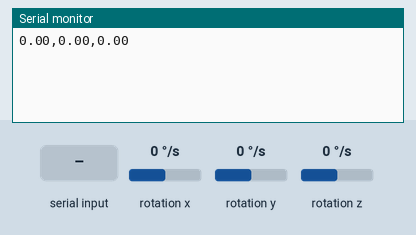
Simulated run of this sketch. Board: Arduino Uno, built with avr-gcc and run on an emulated ATmega328P. Parts: the last lines printed to the serial monitor. Wiring (inferred from the names in the program): L3G4200D gyroscope at I2C address 0x69. The inputs (shaded band) are chosen by the test bench; at power-on: rotation x 0 °/s, rotation y 0 °/s, rotation z 0 °/s.

Above: at 8.5 s.
8.6 s: "A" received over Serial
At 9.0 s:
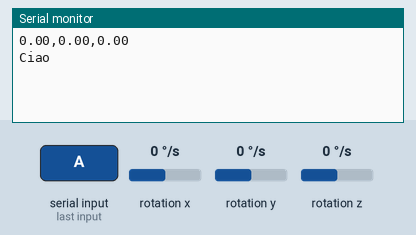
10.1 s: "B" received over Serial
At 10.28 s:
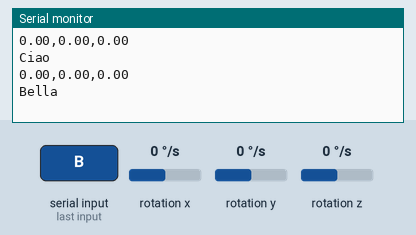
11.6 s: rotation x set to -192 °/s
At 12.9 s:
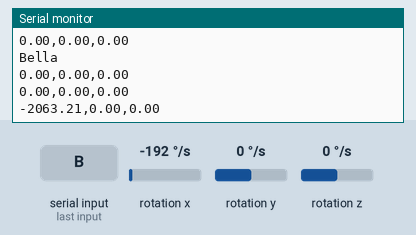
13.1 s: rotation y set to -192 °/s
At 14.2 s:
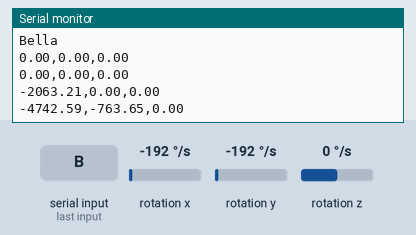
14.6 s: rotation z set to -192 °/s
At 16.2 s:
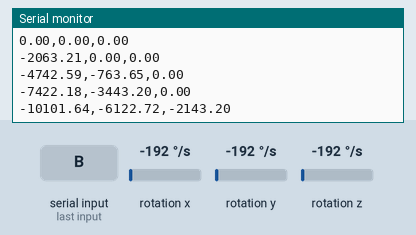
Timing chart, 0 to 17.1 s (numbered marks = the images above; inputs shaded):
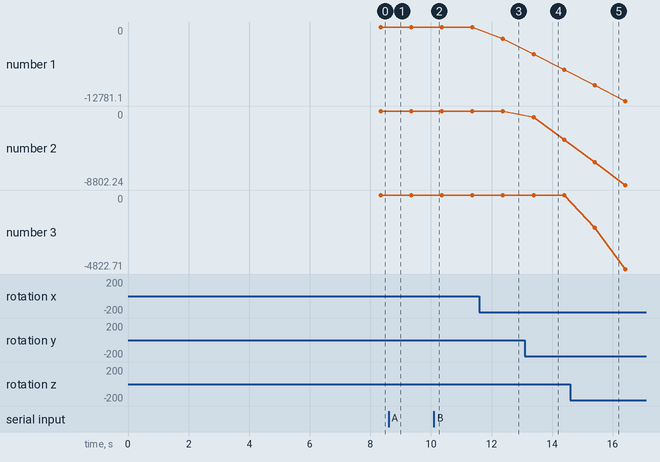

Measured:
- after the input at 8.6 s, the serial monitor: prints a new line at once (image 1)
- after the input at 10.1 s, the serial monitor: prints a new line at once (image 2)
- after the input at 11.6 s, the serial monitor: prints a new line after 0.78 s (image 3)
- after the input at 13.1 s, the serial monitor: prints a new line after 0.29 s (image 4)
- after the input at 14.6 s, the serial monitor: prints a new line after 0.81 s (image 5)
- plotted number 1: 0 → -2063.21 after the input at 11.6 s, -2063.21 → -7422.18 after the input at 13.1 s, -7422.18 → -12781.1 after the input at 14.6 s
- plotted number 2: 0 → -3443.2 after the input at 13.1 s, -3443.2 → -8802.24 after the input at 14.6 s
- plotted number 3: 0 → -4822.71 after the input at 14.6 s

The sketch:

GyroAngle1_20.ino
```cpp
#include <Wire.h>

#define CTRL_REG1 0x20
#define CTRL_REG2 0x21
#define CTRL_REG3 0x22
#define CTRL_REG4 0x23
#define CTRL_REG5 0x24

//use address 104 if CS is not connected
int L3G4200D_Address = 105; //I2C address of the L3G4200D

int x,y,z,zOld, xOld, yOld, xCand, yCand, zCand;
int threshold = 200;

int bx = 0,by=0,bz=0;
long bxS,byS,bzS;

float phi=0;
float theta=0;
float psi=0;

// delta T control the routine frequency
float deltaT = 5;
float timerLoop = 0, timerReading = 0;
float timerRoutine = 0, count = 0;
float redingTime = 0, samplingTime = 0, calcTime =0, printTime = 0;
float k=0, kM1=0, kMReading = 0, kMRoutine=0, kMLoop=0;

// sampling time angle computation
float dt=0;

//Boolean
boolean processing = true;

void setup()
{
  Wire.begin();
  Serial.begin(115200);
  if (!processing)
   Serial.println("starting up L3G4200D");
  setupL3G4200D(2000); // Configure L3G4200  - 250, 500 or 2000 deg/sec
  delay(1500); //wait for the sensor to be ready
  calcBias();
  k = micros();
}

void loop()
{
  SerialRoutine();
  timerLoop = micros()-kMLoop;
  kMLoop = micros();
  timerRoutine = micros()-kMRoutine;
  if (timerRoutine >= deltaT*1000)
  {
    kMRoutine = micros();
    // Update x, y, and z with new values 2.5ms
    getGyroValues();
    count += 1;
    calcAngle();
    if (count >= 200)
    {
      count = 0;
      printSerialAngle();
      //printOmega();
      //printT();
    }
  }
}

void SerialRoutine()
{
  if (Serial.available()>0)
  {
    byte in = Serial.read();
    if (in=='A')
    {
     Serial.println("Ciao");
    }
    else if (in == 'B')
    {
      Serial.println("Bella");
    }
  }
}

void calcAngle()
{
 dt = micros()-k;
 phi=phi+x*(double)dt/1000000.0;
 /*
 Serial.print("  Dt: ");
 Serial.print(dt);
 Serial.print("  Wy ");
 Serial.print(y);
 Serial.print("  thetaOLD ");
 Serial.print(theta);
 */
 theta=theta+y*(double)dt/1000000.0;
 /*
 Serial.print("  thetaNEW ");
 Serial.println(theta);
 */
 psi=psi+z*(double)dt/1000000.0;

 k=micros();
}

void printT()
{
  Serial.print("  timer loop: ");
  Serial.print(timerLoop);
  Serial.print("  timer reading: ");
  Serial.print(timerReading);
  Serial.print("  timer routine: ");
  Serial.print(timerRoutine);
  //Serial.print("  Calc time: ");
  //Serial.print(calcTime);
  //Serial.print("  Sampling time: ");
  //Serial.print(samplingTime);
  Serial.print("  dt: ");
  Serial.println(dt);
}

void getGyroValues()
{
  timerReading = micros() - kMReading;
  kMReading = micros();

  byte xMSB = readRegister(L3G4200D_Address, 0x29);
  byte xLSB = readRegister(L3G4200D_Address, 0x28);
   x = ((xMSB << 8) | xLSB);

  byte yMSB = readRegister(L3G4200D_Address, 0x2B);
  byte yLSB = readRegister(L3G4200D_Address, 0x2A);
  y = ((yMSB << 8) | yLSB);

  byte zMSB = readRegister(L3G4200D_Address, 0x2D);
  byte zLSB = readRegister(L3G4200D_Address, 0x2C);
    z = ((zMSB << 8) | zLSB);
}


void writeRegister(int deviceAddress, byte address, byte val)
{
    Wire.beginTransmission(deviceAddress); // start transmission to device
    Wire.write(address);       // send register address
    Wire.write(val);         // send value to write
    Wire.endTransmission();     // end transmission
}

int readRegister(int deviceAddress, byte address)
{
    int v;
    Wire.beginTransmission(deviceAddress);
    Wire.write(address); // register to read
    Wire.endTransmission();

    Wire.requestFrom(deviceAddress, 1); // read a byte

    while(!Wire.available())
    {
        // waiting
        Serial.println("No Data");
    }

    v = Wire.read();
    return v;
}

void printOmega()
{
  Serial.print("       Wx:");
  Serial.print(x);

  Serial.print("       Wy:");
  Serial.print(y);

  Serial.print("       Wz:");
  Serial.println(z);
}

void printAngle()
{
  Serial.print("Phi:");
  Serial.print(phi);

  Serial.print("       Theta:");
  Serial.print(theta);

  Serial.print("       Psi:");
  Serial.println(psi);
}

void printSerialAngle()
{
  Serial.print(phi);
  Serial.print(",");
  Serial.print(theta);
  Serial.print(",");
  Serial.println(psi);
}

void calcBias()
{
  if (!processing)
    Serial.println(" Bias estimation ...");
  int c = 2000;
  for (int i = 0; i<c; i++)
  {
    getGyroValues();
    bxS = bxS + x;
    byS = byS + y;
    bzS = bzS + z;
  }
  bx = bxS / c;
  by = byS / c;
  bz = bzS / c;

  if (!processing)
  {
    Serial.print(" Bias: [ ");
    Serial.print(bx);
    Serial.print("  ;  ");
    Serial.print(by);
    Serial.print("  :  ");
    Serial.print(bz);
    Serial.println(" ]");
  }
}

void removeBias()
{
  x = x - bx;
  y = y - by;
  z = z - bz;
}

int setupL3G4200D(int scale)
{
  //From  Jim Lindblom of Sparkfun's code

  // Enable x, y, z and turn off power down:
  //writeRegister(L3G4200D_Address, CTRL_REG1, 0b00001111);
  // 400Hz and 1Hz cutoff frq of the HPF
  //writeRegister(L3G4200D_Address, CTRL_REG1, 0b01011111);
  // 200Hz
  writeRegister(L3G4200D_Address, CTRL_REG1, 0b01001111);

  // If you'd like to adjust/use the HPF:
  // High pass filter cut off frecuency configuration
  // ODR 200Hz, cutoff 0.02Hz 1001
  //writeRegister(L3G4200D_Address, CTRL_REG2, 0b00001001);
  // ODR 200Hz, cutoff 1 Hz 0100
  //writeRegister(L3G4200D_Address, CTRL_REG2, 0b00000100);
  // ODR 200Hz, cutoff 0.02Hz 1001
  writeRegister(L3G4200D_Address, CTRL_REG2, 0b00001001);

  // Configure CTRL_REG3 to generate data ready interrupt on INT2
  // No interrupts used on INT1, if you'd like to configure INT1
  // or INT2 otherwise, consult the datasheet:
  //writeRegister(L3G4200D_Address, CTRL_REG3, 0b00001000);

  // CTRL_REG4 controls the full-scale range, among other things:

  if(scale == 250)
  {
    writeRegister(L3G4200D_Address, CTRL_REG4, 0b00000000);
  }
  else if(scale == 500)
  {
    writeRegister(L3G4200D_Address, CTRL_REG4, 0b00010000);
  }
  else
  {
    writeRegister(L3G4200D_Address, CTRL_REG4, 0b00110000);
  }

  // CTRL_REG5 controls high-pass filtering of outputs, use it
  // if you'd like:
  writeRegister(L3G4200D_Address, CTRL_REG5, 0b00010000);
  //writeRegister(L3G4200D_Address, CTRL_REG5, 0b00000000);
}
```
